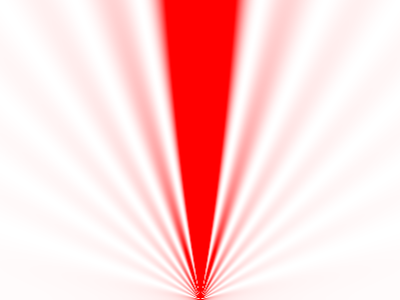

Generate this figure with Python:
#!/usr/bin/env python

import matplotlib.pyplot as plt
import matplotlib.colors as colors
import numpy as np
#from matplotlib.rc as rc

slit_widths = [4,2,1 ]
wavelength = 1
k=2*np.pi/wavelength
def f(a,x,y):
	r = np.sqrt(x**2+y**2)
	p = x/r
	return (1/r**1)*(np.sin(a*p)/(p*a))**2

xpoints = 400
ypoints = 300
width = 1000
height = 1000
X,Y=np.meshgrid(np.linspace(-width/2,width/2,xpoints),
		np.linspace(height,0.0,ypoints))

#ploting

for slit_width in slit_widths:
	image = f(k*slit_width,X,Y)
	s=0.01
	m=0.05
	cdict = {'red': ((0.0, 1.0, 1.0),
			 (s, 1.0, 1.0),
			 (m, 0.4, 0.4),
			 (1.0, 0.4, 0.4)),
		 'green': ((0.0, 1.0, 1.0),
			   (s, 0.0, 0.0),
			   (m, 0.0, 0.0),
			   (1.0, 0.0, 0.0)),
		 'blue': ((0.0, 1.0, 1.0),
			  (s, 0.0, 0.0),
			  (m, 0.0, 0.0),
			  (1.0, 0.0, 0.0))}
	my_cmap = colors.LinearSegmentedColormap('my_colormap',cdict,2**16)
	fig = plt.figure(1,figsize=[4,3])
	ax = fig.add_axes([0,0,1,1])
	ax.cla()
	plt.imshow(image,cmap=my_cmap)

	#plt.show()
	#plt.ylim([-0.1,1.1])
	plt.axis("off")
	plt.savefig('slit_width-%d.png'%slit_width)

	fig2 = plt.figure(2)
	fig2.clear()
	plt.plot(f(k*slit_width,X[0],Y[0]))
	#plt.axis('off')
	plt.ylim([-0.0001,0.0011])
	plt.savefig('slit_diff_graph-%d.pdf'%slit_width)
